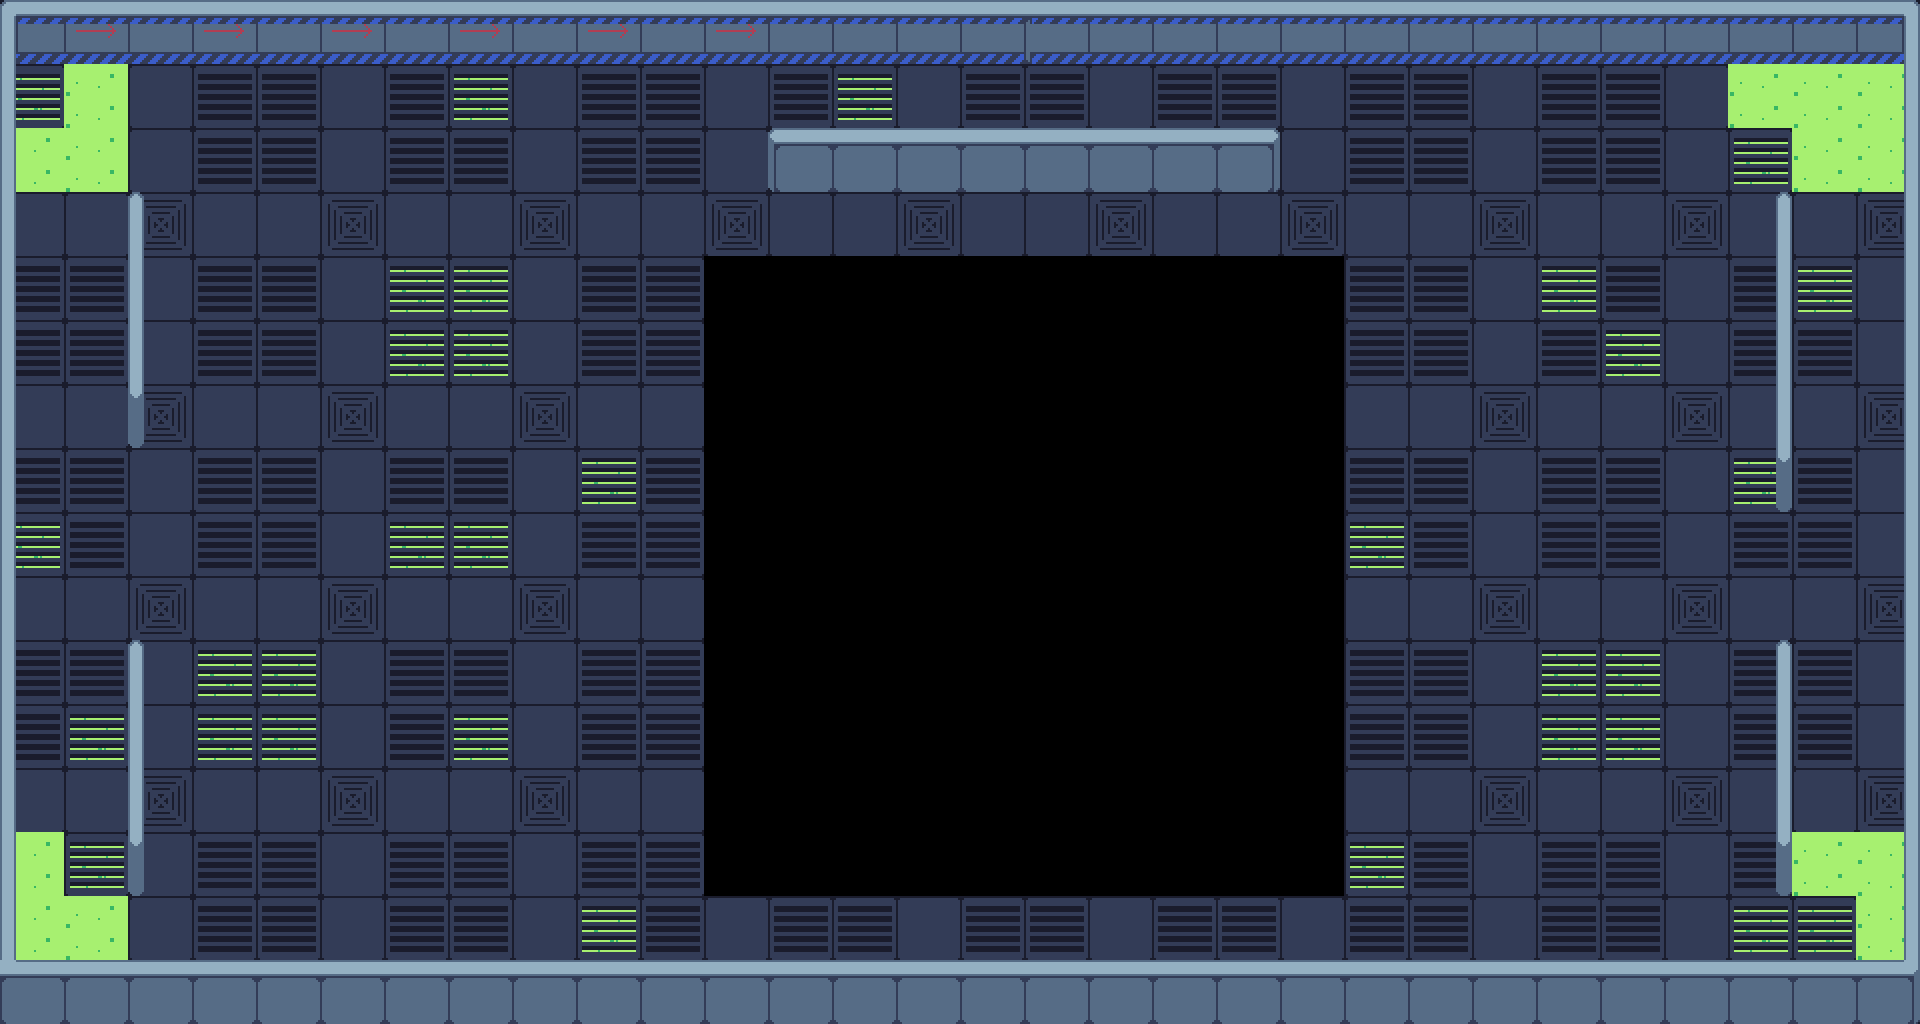

Tiled map render using the project's own tile images. Description and the whole map definition, tile-layer contents included, below:
An orthogonal 30x16 tile map with 64x64 px tiles, 4 tile layers (Ground, Walls, Tile Layer 3, Tile Layer 4) and 6 objects.

<map version="1.5" tiledversion="1.7.2" orientation="orthogonal" renderorder="right-down" width="30" height="16" tilewidth="64" tileheight="64" infinite="0" nextlayerid="7" nextobjectid="14">
 <tileset firstgid="1" name="tileset x2" tilewidth="64" tileheight="64" tilecount="851" columns="37">
  <image source="../../assets/sprites/cyberpunk/tileset x2.png" width="2368" height="1472" />
 </tileset>
 <layer id="1" name="Ground" width="30" height="16">
  <data encoding="csv">
72,72,72,72,72,72,72,72,72,72,72,72,72,72,72,72,72,72,72,72,72,72,72,72,72,72,72,72,72,72,
74,147,72,70,70,72,70,74,72,70,70,72,70,74,72,70,70,72,70,70,72,70,70,72,70,70,72,147,147,147,
147,147,72,70,70,72,70,70,72,70,70,72,74,74,72,70,70,72,70,70,72,70,70,72,70,70,72,74,147,147,
72,72,107,72,72,107,72,72,107,72,72,107,72,72,107,72,72,107,72,72,107,72,72,107,72,72,107,72,72,107,
70,70,72,70,70,72,74,74,72,70,70,0,0,0,0,0,0,0,0,0,0,70,70,72,74,70,72,70,74,72,
70,70,72,70,70,72,74,74,72,70,70,0,0,0,0,0,78,0,0,0,0,70,70,72,70,74,72,70,70,72,
72,72,107,72,72,107,72,72,107,72,72,0,0,0,0,0,0,0,0,0,0,72,72,107,72,72,107,72,72,107,
70,70,72,70,70,72,70,70,72,74,70,0,0,0,0,0,0,0,0,0,0,70,70,72,70,70,72,74,70,72,
74,70,72,70,70,72,74,74,72,70,70,78,0,0,78,0,0,0,0,0,0,74,70,72,70,70,72,70,70,72,
72,72,107,72,72,107,72,72,107,72,72,0,0,78,78,0,0,0,0,0,0,72,72,107,72,72,107,72,72,107,
70,70,72,74,74,72,70,70,72,70,70,0,78,78,78,0,0,0,0,0,0,70,70,72,74,74,72,70,70,72,
70,74,72,74,74,72,70,74,72,70,70,0,0,0,0,0,0,0,0,0,0,70,70,72,74,74,72,70,70,72,
72,72,107,72,72,107,72,72,107,72,72,0,0,0,0,0,0,0,0,0,0,72,72,107,72,72,107,72,72,107,
147,74,72,70,70,72,70,70,72,70,70,0,0,0,0,0,0,0,0,0,0,74,70,72,70,70,72,70,147,147,
147,147,72,70,70,72,70,70,72,74,70,72,70,70,72,70,70,72,70,70,72,70,70,72,70,70,72,74,74,147,
107,72,72,72,72,72,72,72,72,72,72,72,72,72,72,72,72,72,72,72,72,72,72,72,72,72,72,72,72,107
</data>
 </layer>
 <objectgroup color="#aa0000" id="6" name="Spawners">
  <object id="2" template="templates/enemySpawner.tx" x="298" y="-46" />
  <object id="5" template="templates/enemySpawner.tx" x="239" y="1064" />
  <object id="7" template="templates/enemySpawner.tx" x="1570.67" y="1129.33" />
  <object id="8" template="templates/enemySpawner.tx" x="2013" y="580" />
  <object id="10" template="templates/enemySpawner.tx" x="1504" y="-68" />
  <object id="13" template="templates/enemySpawner.tx" x="-94.6667" y="550.667" />
 </objectgroup>
 <layer id="3" name="Walls" width="30" height="16">
  <data encoding="csv">
3,6,6,6,6,6,6,6,6,6,6,6,6,6,6,6,6,6,6,6,6,6,6,6,6,6,6,6,6,47,
76,0,0,0,0,0,0,0,0,0,0,0,0,0,0,0,0,0,0,0,0,0,0,0,0,0,0,0,0,84,
76,0,0,0,0,0,0,0,0,0,0,0,50,6,6,6,6,6,6,200,0,0,0,0,0,0,0,0,0,84,
76,0,150,0,0,0,0,0,0,0,0,0,0,0,0,0,0,0,0,0,0,0,0,0,0,0,0,158,0,84,
76,0,76,0,0,0,0,0,0,0,0,0,0,0,0,0,0,0,0,0,0,0,0,0,0,0,0,84,0,84,
76,0,76,0,0,0,0,0,0,0,0,0,0,0,0,78,78,0,0,0,0,0,0,0,0,0,0,84,0,84,
76,0,113,0,0,0,0,0,0,0,0,0,0,0,0,0,78,0,0,0,0,0,0,0,0,0,0,84,0,84,
76,0,0,0,0,0,0,0,0,0,0,0,0,0,0,0,0,0,0,0,0,0,0,0,0,0,0,121,0,84,
76,0,0,0,0,0,0,0,0,0,0,0,78,0,0,0,0,0,0,0,0,0,0,0,0,0,0,0,0,84,
76,0,0,0,0,0,0,0,0,0,0,0,78,0,0,0,0,0,0,0,0,0,0,0,0,0,0,0,0,84,
76,0,150,0,0,0,0,0,0,0,0,0,0,0,0,0,0,0,0,0,0,0,0,0,0,0,0,158,0,84,
76,0,76,0,0,0,0,0,0,0,0,0,0,0,0,0,0,0,0,0,0,0,0,0,0,0,0,84,0,84,
76,0,76,0,0,0,0,0,0,0,0,0,0,0,0,0,0,0,0,0,0,0,0,0,0,0,0,84,0,84,
76,0,113,0,0,0,0,0,0,0,0,0,0,0,0,0,0,0,0,0,0,0,0,0,0,0,0,121,0,84,
76,0,0,0,0,0,0,0,0,0,0,0,0,0,0,0,0,0,0,0,0,0,0,0,0,0,0,0,0,84,
261,260,260,260,260,260,260,260,260,260,260,260,260,260,260,260,260,260,260,260,260,260,260,260,260,260,260,260,260,343
</data>
 </layer>
 <layer id="4" name="Tile Layer 3" width="30" height="16">
  <data encoding="csv">
240,285,202,285,202,285,202,285,285,285,285,285,285,285,285,285,140,285,285,285,285,285,285,285,285,285,285,285,285,319,
0,0,0,0,0,0,0,0,0,0,0,0,0,0,0,0,0,0,0,0,0,0,0,0,0,0,0,0,0,0,
0,0,0,0,0,0,0,0,0,0,0,0,0,0,0,0,0,0,0,0,0,0,0,0,0,0,0,0,0,0,
0,0,0,0,0,0,0,0,0,0,0,0,0,0,0,0,0,0,0,0,0,0,0,0,0,0,0,0,0,0,
0,0,0,0,0,0,0,0,0,0,0,0,0,0,0,0,0,0,0,0,0,0,0,0,0,0,0,0,0,0,
0,0,0,0,0,0,0,0,0,0,0,0,0,0,0,0,0,0,0,0,0,0,0,0,0,0,0,0,0,0,
0,0,0,0,0,0,0,0,0,0,0,0,0,0,0,0,0,0,0,0,0,0,0,0,0,0,0,0,0,0,
0,0,0,0,0,0,0,0,0,0,0,0,0,0,0,0,0,0,0,0,0,0,0,0,0,0,0,0,0,0,
0,0,0,0,0,0,0,0,0,0,0,0,0,0,0,0,0,0,0,0,0,0,0,0,0,0,0,0,0,0,
0,0,0,0,0,0,0,0,0,0,0,0,0,0,0,0,0,0,0,0,0,0,0,0,0,0,0,0,0,0,
0,0,0,0,0,0,0,0,0,0,0,0,0,0,0,0,0,0,0,0,0,0,0,0,0,0,0,0,0,0,
0,0,0,0,0,0,0,0,0,0,0,0,0,0,0,0,0,0,0,0,0,0,0,0,0,0,0,0,0,0,
0,0,0,0,0,0,0,0,0,0,0,0,0,0,0,0,0,0,0,0,0,0,0,0,0,0,0,0,0,0,
0,0,0,0,0,0,0,0,0,0,0,0,0,0,0,0,0,0,0,0,0,0,0,0,0,0,0,0,0,0,
0,0,0,0,0,0,0,0,0,0,0,0,0,0,0,0,0,0,0,0,0,0,0,0,0,0,0,0,0,0,
0,0,0,0,0,0,0,0,0,0,0,0,0,0,0,0,0,0,0,0,0,0,0,0,0,0,0,0,0,0
</data>
 </layer>
 <layer id="5" name="Tile Layer 4" width="30" height="16">
  <data encoding="csv">
0,234,0,234,0,234,0,234,0,234,0,234,0,0,0,0,0,0,0,0,0,0,0,0,0,0,0,0,0,0,
0,0,0,0,0,0,0,0,0,0,0,0,0,0,0,0,0,0,0,0,0,0,0,0,0,0,0,0,0,0,
0,0,0,0,0,0,0,0,0,0,0,0,0,0,0,0,0,0,0,0,0,0,0,0,0,0,0,0,0,0,
0,0,0,0,0,0,0,0,0,0,0,0,0,0,0,0,0,0,0,0,0,0,0,0,0,0,0,0,0,0,
0,0,0,0,0,0,0,0,0,0,0,0,0,0,0,0,0,0,0,0,0,0,0,0,0,0,0,0,0,0,
0,0,0,0,0,0,0,0,0,0,0,0,0,0,0,0,0,0,0,0,0,0,0,0,0,0,0,0,0,0,
0,0,0,0,0,0,0,0,0,0,0,0,0,0,0,0,0,0,0,0,0,0,0,0,0,0,0,0,0,0,
0,0,0,0,0,0,0,0,0,0,0,0,0,0,0,0,0,0,0,0,0,0,0,0,0,0,0,0,0,0,
0,0,0,0,0,0,0,0,0,0,0,0,0,0,0,0,0,0,0,0,0,0,0,0,0,0,0,0,0,0,
0,0,0,0,0,0,0,0,0,0,0,0,0,0,0,0,0,0,0,0,0,0,0,0,0,0,0,0,0,0,
0,0,0,0,0,0,0,0,0,0,0,0,0,0,0,0,0,0,0,0,0,0,0,0,0,0,0,0,0,0,
0,0,0,0,0,0,0,0,0,0,0,0,0,0,0,0,0,0,0,0,0,0,0,0,0,0,0,0,0,0,
0,0,0,0,0,0,0,0,0,0,0,0,0,0,0,0,0,0,0,0,0,0,0,0,0,0,0,0,0,0,
0,0,0,0,0,0,0,0,0,0,0,0,0,0,0,0,0,0,0,0,0,0,0,0,0,0,0,0,0,0,
0,0,0,0,0,0,0,0,0,0,0,0,0,0,0,0,0,0,0,0,0,0,0,0,0,0,0,0,0,0,
0,0,0,0,0,0,0,0,0,0,0,0,0,0,0,0,0,0,0,0,0,0,0,0,0,0,0,0,0,0
</data>
 </layer>
</map>
